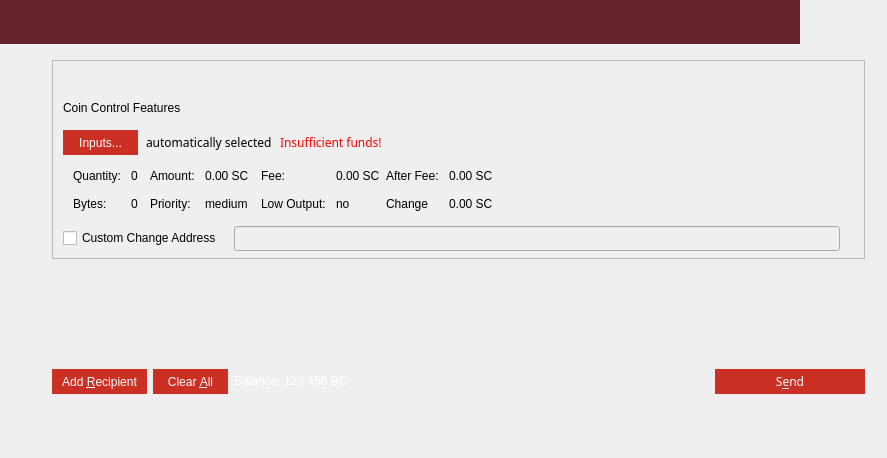
<?xml version="1.0" encoding="UTF-8"?>
<ui version="4.0">
 <class>SendCoinsDialog</class>
 <widget class="QDialog" name="SendCoinsDialog">
  <property name="geometry">
   <rect>
    <x>0</x>
    <y>0</y>
    <width>887</width>
    <height>458</height>
   </rect>
  </property>
  <property name="windowTitle">
   <string>Send Coins</string>
  </property>
  <property name="styleSheet">
   <string notr="true">font-family:Proxima Nova Rg;</string>
  </property>
  <layout class="QVBoxLayout" name="verticalLayout" stretch="0,0">
   <property name="leftMargin">
    <number>0</number>
   </property>
   <property name="topMargin">
    <number>0</number>
   </property>
   <property name="rightMargin">
    <number>0</number>
   </property>
   <property name="bottomMargin">
    <number>8</number>
   </property>
   <item>
    <widget class="QFrame" name="verticalFrame">
     <property name="minimumSize">
      <size>
       <width>800</width>
       <height>44</height>
      </size>
     </property>
     <property name="maximumSize">
      <size>
       <width>800</width>
       <height>44</height>
      </size>
     </property>
     <property name="styleSheet">
      <string notr="true">background:#68222c;sss</string>
     </property>
     <layout class="QVBoxLayout" name="verticalLayout_9"/>
    </widget>
   </item>
   <item>
    <layout class="QVBoxLayout" name="verticalLayout_10">
     <property name="leftMargin">
      <number>52</number>
     </property>
     <property name="topMargin">
      <number>10</number>
     </property>
     <property name="rightMargin">
      <number>22</number>
     </property>
     <item>
      <widget class="QFrame" name="frameCoinControl">
       <property name="sizePolicy">
        <sizepolicy hsizetype="Expanding" vsizetype="Expanding">
         <horstretch>0</horstretch>
         <verstretch>0</verstretch>
        </sizepolicy>
       </property>
       <property name="maximumSize">
        <size>
         <width>16777215</width>
         <height>16777215</height>
        </size>
       </property>
       <property name="styleSheet">
        <string notr="true"/>
       </property>
       <property name="frameShape">
        <enum>QFrame::StyledPanel</enum>
       </property>
       <property name="frameShadow">
        <enum>QFrame::Sunken</enum>
       </property>
       <layout class="QVBoxLayout" name="verticalLayoutCoinControl2">
        <property name="spacing">
         <number>7</number>
        </property>
        <property name="leftMargin">
         <number>0</number>
        </property>
        <property name="topMargin">
         <number>0</number>
        </property>
        <property name="rightMargin">
         <number>0</number>
        </property>
        <property name="bottomMargin">
         <number>6</number>
        </property>
        <item>
         <layout class="QVBoxLayout" name="verticalLayoutCoinControl" stretch="0,0,0,0,0,1">
          <property name="spacing">
           <number>0</number>
          </property>
          <property name="leftMargin">
           <number>10</number>
          </property>
          <property name="topMargin">
           <number>10</number>
          </property>
          <item>
           <widget class="QWidget" name="verticalWidget" native="true">
            <property name="minimumSize">
             <size>
              <width>0</width>
              <height>30</height>
             </size>
            </property>
            <layout class="QVBoxLayout" name="verticalLayout_8"/>
           </widget>
          </item>
          <item>
           <layout class="QHBoxLayout" name="horizontalLayoutCoinControl1">
            <property name="bottomMargin">
             <number>15</number>
            </property>
            <item>
             <widget class="QLabel" name="labelCoinControlFeatures">
              <property name="sizePolicy">
               <sizepolicy hsizetype="Preferred" vsizetype="Maximum">
                <horstretch>0</horstretch>
                <verstretch>0</verstretch>
               </sizepolicy>
              </property>
              <property name="font">
               <font>
                <family>Segoe UI</family>
               </font>
              </property>
              <property name="styleSheet">
               <string notr="true">font-family: Segoe UI;</string>
              </property>
              <property name="text">
               <string>Coin Control Features</string>
              </property>
             </widget>
            </item>
           </layout>
          </item>
          <item>
           <layout class="QHBoxLayout" name="horizontalLayoutCoinControl2" stretch="0,0,0,0">
            <property name="spacing">
             <number>8</number>
            </property>
            <property name="bottomMargin">
             <number>10</number>
            </property>
            <item>
             <widget class="QPushButton" name="pushButtonCoinControl">
              <property name="minimumSize">
               <size>
                <width>75</width>
                <height>25</height>
               </size>
              </property>
              <property name="styleSheet">
               <string notr="true">border:0;color:white;background-color:#cc2f24;font-family: Segoe UI;</string>
              </property>
              <property name="text">
               <string>Inputs...</string>
              </property>
             </widget>
            </item>
            <item>
             <widget class="QLabel" name="labelCoinControlAutomaticallySelected">
              <property name="text">
               <string>automatically selected</string>
              </property>
              <property name="margin">
               <number>5</number>
              </property>
             </widget>
            </item>
            <item>
             <widget class="QLabel" name="labelCoinControlInsuffFunds">
              <property name="font">
               <font>
                <family>Proxima Nova Rg</family>
                <weight>50</weight>
                <bold>false</bold>
               </font>
              </property>
              <property name="styleSheet">
               <string notr="true">color:red;</string>
              </property>
              <property name="text">
               <string>Insufficient funds!</string>
              </property>
              <property name="margin">
               <number>5</number>
              </property>
             </widget>
            </item>
            <item>
             <spacer name="horizontalSpacerCoinControl">
              <property name="orientation">
               <enum>Qt::Horizontal</enum>
              </property>
              <property name="sizeHint" stdset="0">
               <size>
                <width>40</width>
                <height>1</height>
               </size>
              </property>
             </spacer>
            </item>
           </layout>
          </item>
          <item>
           <widget class="QWidget" name="widgetCoinControl" native="true">
            <property name="sizePolicy">
             <sizepolicy hsizetype="Preferred" vsizetype="Preferred">
              <horstretch>0</horstretch>
              <verstretch>0</verstretch>
             </sizepolicy>
            </property>
            <property name="minimumSize">
             <size>
              <width>0</width>
              <height>0</height>
             </size>
            </property>
            <property name="styleSheet">
             <string notr="true"/>
            </property>
            <layout class="QHBoxLayout" name="horizontalLayoutCoinControl5">
             <property name="leftMargin">
              <number>0</number>
             </property>
             <property name="topMargin">
              <number>0</number>
             </property>
             <property name="rightMargin">
              <number>0</number>
             </property>
             <property name="bottomMargin">
              <number>0</number>
             </property>
             <item>
              <layout class="QHBoxLayout" name="horizontalLayoutCoinControl3" stretch="0,0,0,1">
               <property name="spacing">
                <number>0</number>
               </property>
               <property name="topMargin">
                <number>0</number>
               </property>
               <property name="bottomMargin">
                <number>10</number>
               </property>
               <item>
                <layout class="QFormLayout" name="formLayoutCoinControl1">
                 <property name="horizontalSpacing">
                  <number>10</number>
                 </property>
                 <property name="verticalSpacing">
                  <number>14</number>
                 </property>
                 <property name="leftMargin">
                  <number>10</number>
                 </property>
                 <property name="topMargin">
                  <number>4</number>
                 </property>
                 <property name="rightMargin">
                  <number>6</number>
                 </property>
                 <item row="0" column="0">
                  <widget class="QLabel" name="labelCoinControlQuantityText">
                   <property name="styleSheet">
                    <string notr="true">font-family: Segoe UI;</string>
                   </property>
                   <property name="text">
                    <string>Quantity:</string>
                   </property>
                   <property name="margin">
                    <number>0</number>
                   </property>
                  </widget>
                 </item>
                 <item row="0" column="1">
                  <widget class="QLabel" name="labelCoinControlQuantity">
                   <property name="font">
                    <font>
                     <family>Segoe UI</family>
                    </font>
                   </property>
                   <property name="cursor">
                    <cursorShape>IBeamCursor</cursorShape>
                   </property>
                   <property name="contextMenuPolicy">
                    <enum>Qt::ActionsContextMenu</enum>
                   </property>
                   <property name="styleSheet">
                    <string notr="true">font-family: Segoe UI;</string>
                   </property>
                   <property name="text">
                    <string>0</string>
                   </property>
                   <property name="margin">
                    <number>0</number>
                   </property>
                   <property name="textInteractionFlags">
                    <set>Qt::LinksAccessibleByMouse|Qt::TextSelectableByKeyboard|Qt::TextSelectableByMouse</set>
                   </property>
                  </widget>
                 </item>
                 <item row="1" column="0">
                  <widget class="QLabel" name="labelCoinControlBytesText">
                   <property name="styleSheet">
                    <string notr="true">font-family: Segoe UI;</string>
                   </property>
                   <property name="text">
                    <string>Bytes:</string>
                   </property>
                  </widget>
                 </item>
                 <item row="1" column="1">
                  <widget class="QLabel" name="labelCoinControlBytes">
                   <property name="font">
                    <font>
                     <family>Segoe UI</family>
                    </font>
                   </property>
                   <property name="cursor">
                    <cursorShape>IBeamCursor</cursorShape>
                   </property>
                   <property name="contextMenuPolicy">
                    <enum>Qt::ActionsContextMenu</enum>
                   </property>
                   <property name="styleSheet">
                    <string notr="true">font-family: Segoe UI;</string>
                   </property>
                   <property name="text">
                    <string>0</string>
                   </property>
                   <property name="textInteractionFlags">
                    <set>Qt::LinksAccessibleByMouse|Qt::TextSelectableByKeyboard|Qt::TextSelectableByMouse</set>
                   </property>
                  </widget>
                 </item>
                </layout>
               </item>
               <item>
                <layout class="QFormLayout" name="formLayoutCoinControl2">
                 <property name="horizontalSpacing">
                  <number>10</number>
                 </property>
                 <property name="verticalSpacing">
                  <number>14</number>
                 </property>
                 <property name="leftMargin">
                  <number>6</number>
                 </property>
                 <property name="topMargin">
                  <number>4</number>
                 </property>
                 <property name="rightMargin">
                  <number>6</number>
                 </property>
                 <item row="0" column="0">
                  <widget class="QLabel" name="labelCoinControlAmountText">
                   <property name="styleSheet">
                    <string notr="true">font-family: Segoe UI;</string>
                   </property>
                   <property name="text">
                    <string>Amount:</string>
                   </property>
                   <property name="margin">
                    <number>0</number>
                   </property>
                  </widget>
                 </item>
                 <item row="0" column="1">
                  <widget class="QLabel" name="labelCoinControlAmount">
                   <property name="font">
                    <font>
                     <family>Segoe UI</family>
                    </font>
                   </property>
                   <property name="cursor">
                    <cursorShape>IBeamCursor</cursorShape>
                   </property>
                   <property name="contextMenuPolicy">
                    <enum>Qt::ActionsContextMenu</enum>
                   </property>
                   <property name="styleSheet">
                    <string notr="true">font-family: Segoe UI;</string>
                   </property>
                   <property name="text">
                    <string>0.00 SC</string>
                   </property>
                   <property name="textInteractionFlags">
                    <set>Qt::LinksAccessibleByMouse|Qt::TextSelectableByKeyboard|Qt::TextSelectableByMouse</set>
                   </property>
                  </widget>
                 </item>
                 <item row="1" column="0">
                  <widget class="QLabel" name="labelCoinControlPriorityText">
                   <property name="styleSheet">
                    <string notr="true">font-family: Segoe UI;</string>
                   </property>
                   <property name="text">
                    <string>Priority:</string>
                   </property>
                  </widget>
                 </item>
                 <item row="1" column="1">
                  <widget class="QLabel" name="labelCoinControlPriority">
                   <property name="font">
                    <font>
                     <family>Segoe UI</family>
                    </font>
                   </property>
                   <property name="cursor">
                    <cursorShape>IBeamCursor</cursorShape>
                   </property>
                   <property name="contextMenuPolicy">
                    <enum>Qt::ActionsContextMenu</enum>
                   </property>
                   <property name="styleSheet">
                    <string notr="true">font-family: Segoe UI;</string>
                   </property>
                   <property name="text">
                    <string>medium</string>
                   </property>
                   <property name="textInteractionFlags">
                    <set>Qt::LinksAccessibleByMouse|Qt::TextSelectableByKeyboard|Qt::TextSelectableByMouse</set>
                   </property>
                  </widget>
                 </item>
                </layout>
               </item>
               <item>
                <layout class="QFormLayout" name="formLayoutCoinControl3">
                 <property name="horizontalSpacing">
                  <number>10</number>
                 </property>
                 <property name="verticalSpacing">
                  <number>14</number>
                 </property>
                 <property name="leftMargin">
                  <number>6</number>
                 </property>
                 <property name="topMargin">
                  <number>4</number>
                 </property>
                 <property name="rightMargin">
                  <number>0</number>
                 </property>
                 <item row="0" column="0">
                  <widget class="QLabel" name="labelCoinControlFeeText">
                   <property name="styleSheet">
                    <string notr="true">font-family: Segoe UI;</string>
                   </property>
                   <property name="text">
                    <string>Fee:</string>
                   </property>
                   <property name="margin">
                    <number>0</number>
                   </property>
                  </widget>
                 </item>
                 <item row="0" column="1">
                  <widget class="QLabel" name="labelCoinControlFee">
                   <property name="font">
                    <font>
                     <family>Segoe UI</family>
                    </font>
                   </property>
                   <property name="cursor">
                    <cursorShape>IBeamCursor</cursorShape>
                   </property>
                   <property name="contextMenuPolicy">
                    <enum>Qt::ActionsContextMenu</enum>
                   </property>
                   <property name="styleSheet">
                    <string notr="true">font-family: Segoe UI;</string>
                   </property>
                   <property name="text">
                    <string>0.00 SC</string>
                   </property>
                   <property name="textInteractionFlags">
                    <set>Qt::LinksAccessibleByMouse|Qt::TextSelectableByKeyboard|Qt::TextSelectableByMouse</set>
                   </property>
                  </widget>
                 </item>
                 <item row="1" column="0">
                  <widget class="QLabel" name="labelCoinControlLowOutputText">
                   <property name="styleSheet">
                    <string notr="true">font-family: Segoe UI;</string>
                   </property>
                   <property name="text">
                    <string>Low Output:</string>
                   </property>
                  </widget>
                 </item>
                 <item row="1" column="1">
                  <widget class="QLabel" name="labelCoinControlLowOutput">
                   <property name="font">
                    <font>
                     <family>Segoe UI</family>
                    </font>
                   </property>
                   <property name="cursor">
                    <cursorShape>IBeamCursor</cursorShape>
                   </property>
                   <property name="contextMenuPolicy">
                    <enum>Qt::ActionsContextMenu</enum>
                   </property>
                   <property name="styleSheet">
                    <string notr="true">font-family: Segoe UI;</string>
                   </property>
                   <property name="text">
                    <string>no</string>
                   </property>
                   <property name="textInteractionFlags">
                    <set>Qt::LinksAccessibleByMouse|Qt::TextSelectableByKeyboard|Qt::TextSelectableByMouse</set>
                   </property>
                  </widget>
                 </item>
                </layout>
               </item>
               <item>
                <layout class="QFormLayout" name="formLayoutCoinControl4">
                 <property name="horizontalSpacing">
                  <number>10</number>
                 </property>
                 <property name="verticalSpacing">
                  <number>14</number>
                 </property>
                 <property name="leftMargin">
                  <number>6</number>
                 </property>
                 <property name="topMargin">
                  <number>4</number>
                 </property>
                 <property name="rightMargin">
                  <number>6</number>
                 </property>
                 <item row="0" column="0">
                  <widget class="QLabel" name="labelCoinControlAfterFeeText">
                   <property name="styleSheet">
                    <string notr="true">font-family: Segoe UI;</string>
                   </property>
                   <property name="text">
                    <string>After Fee:</string>
                   </property>
                   <property name="margin">
                    <number>0</number>
                   </property>
                  </widget>
                 </item>
                 <item row="0" column="1">
                  <widget class="QLabel" name="labelCoinControlAfterFee">
                   <property name="font">
                    <font>
                     <family>Segoe UI</family>
                    </font>
                   </property>
                   <property name="cursor">
                    <cursorShape>IBeamCursor</cursorShape>
                   </property>
                   <property name="contextMenuPolicy">
                    <enum>Qt::ActionsContextMenu</enum>
                   </property>
                   <property name="styleSheet">
                    <string notr="true">font-family: Segoe UI;</string>
                   </property>
                   <property name="text">
                    <string>0.00 SC</string>
                   </property>
                   <property name="textInteractionFlags">
                    <set>Qt::LinksAccessibleByMouse|Qt::TextSelectableByKeyboard|Qt::TextSelectableByMouse</set>
                   </property>
                  </widget>
                 </item>
                 <item row="1" column="0">
                  <widget class="QLabel" name="labelCoinControlChangeText">
                   <property name="styleSheet">
                    <string notr="true">font-family: Segoe UI;</string>
                   </property>
                   <property name="text">
                    <string>Change</string>
                   </property>
                  </widget>
                 </item>
                 <item row="1" column="1">
                  <widget class="QLabel" name="labelCoinControlChange">
                   <property name="font">
                    <font>
                     <family>Segoe UI</family>
                    </font>
                   </property>
                   <property name="cursor">
                    <cursorShape>IBeamCursor</cursorShape>
                   </property>
                   <property name="contextMenuPolicy">
                    <enum>Qt::ActionsContextMenu</enum>
                   </property>
                   <property name="styleSheet">
                    <string notr="true">font-family: Segoe UI;</string>
                   </property>
                   <property name="text">
                    <string>0.00 SC</string>
                   </property>
                   <property name="textInteractionFlags">
                    <set>Qt::LinksAccessibleByMouse|Qt::TextSelectableByKeyboard|Qt::TextSelectableByMouse</set>
                   </property>
                  </widget>
                 </item>
                </layout>
               </item>
              </layout>
             </item>
            </layout>
           </widget>
          </item>
          <item>
           <layout class="QHBoxLayout" name="horizontalLayoutCoinControl4" stretch="0,0,0">
            <property name="spacing">
             <number>12</number>
            </property>
            <property name="sizeConstraint">
             <enum>QLayout::SetDefaultConstraint</enum>
            </property>
            <property name="topMargin">
             <number>5</number>
            </property>
            <property name="rightMargin">
             <number>5</number>
            </property>
            <item>
             <widget class="QCheckBox" name="checkBoxCoinControlChange">
              <property name="styleSheet">
               <string notr="true">font-family: Segoe UI;</string>
              </property>
              <property name="text">
               <string>Custom Change Address</string>
              </property>
             </widget>
            </item>
            <item>
             <widget class="QLineEdit" name="lineEditCoinControlChange">
              <property name="enabled">
               <bool>false</bool>
              </property>
              <property name="sizePolicy">
               <sizepolicy hsizetype="Expanding" vsizetype="Fixed">
                <horstretch>0</horstretch>
                <verstretch>0</verstretch>
               </sizepolicy>
              </property>
             </widget>
            </item>
            <item>
             <widget class="QLabel" name="labelCoinControlChangeLabel">
              <property name="sizePolicy">
               <sizepolicy hsizetype="Preferred" vsizetype="Expanding">
                <horstretch>0</horstretch>
                <verstretch>0</verstretch>
               </sizepolicy>
              </property>
              <property name="minimumSize">
               <size>
                <width>0</width>
                <height>0</height>
               </size>
              </property>
              <property name="text">
               <string/>
              </property>
              <property name="margin">
               <number>3</number>
              </property>
             </widget>
            </item>
           </layout>
          </item>
          <item>
           <spacer name="verticalSpacerCoinControl">
            <property name="orientation">
             <enum>Qt::Vertical</enum>
            </property>
            <property name="sizeHint" stdset="0">
             <size>
              <width>800</width>
              <height>1</height>
             </size>
            </property>
           </spacer>
          </item>
         </layout>
        </item>
       </layout>
      </widget>
     </item>
     <item>
      <spacer name="verticalSpacer_2">
       <property name="orientation">
        <enum>Qt::Vertical</enum>
       </property>
       <property name="sizeType">
        <enum>QSizePolicy::Fixed</enum>
       </property>
       <property name="sizeHint" stdset="0">
        <size>
         <width>20</width>
         <height>30</height>
        </size>
       </property>
      </spacer>
     </item>
     <item>
      <widget class="QScrollArea" name="scrollArea">
       <property name="frameShape">
        <enum>QFrame::NoFrame</enum>
       </property>
       <property name="frameShadow">
        <enum>QFrame::Plain</enum>
       </property>
       <property name="widgetResizable">
        <bool>true</bool>
       </property>
       <widget class="QWidget" name="scrollAreaWidgetContents">
        <property name="geometry">
         <rect>
          <x>0</x>
          <y>0</y>
          <width>813</width>
          <height>69</height>
         </rect>
        </property>
        <property name="sizePolicy">
         <sizepolicy hsizetype="Expanding" vsizetype="Expanding">
          <horstretch>0</horstretch>
          <verstretch>0</verstretch>
         </sizepolicy>
        </property>
        <layout class="QVBoxLayout" name="verticalLayout_2">
         <property name="leftMargin">
          <number>0</number>
         </property>
         <property name="topMargin">
          <number>0</number>
         </property>
         <property name="rightMargin">
          <number>0</number>
         </property>
         <property name="bottomMargin">
          <number>0</number>
         </property>
         <item>
          <layout class="QVBoxLayout" name="entries">
           <property name="spacing">
            <number>6</number>
           </property>
           <property name="sizeConstraint">
            <enum>QLayout::SetNoConstraint</enum>
           </property>
          </layout>
         </item>
        </layout>
       </widget>
      </widget>
     </item>
     <item>
      <layout class="QHBoxLayout" name="horizontalLayout">
       <item>
        <widget class="QPushButton" name="addButton">
         <property name="minimumSize">
          <size>
           <width>95</width>
           <height>25</height>
          </size>
         </property>
         <property name="toolTip">
          <string>Send to multiple recipients at once</string>
         </property>
         <property name="styleSheet">
          <string notr="true">border:0;color:white;background-color:#cc2f24;font-family: Segoe UI;</string>
         </property>
         <property name="text">
          <string>Add &amp;Recipient</string>
         </property>
         <property name="autoDefault">
          <bool>false</bool>
         </property>
        </widget>
       </item>
       <item>
        <widget class="QPushButton" name="clearButton">
         <property name="sizePolicy">
          <sizepolicy hsizetype="Minimum" vsizetype="Fixed">
           <horstretch>0</horstretch>
           <verstretch>0</verstretch>
          </sizepolicy>
         </property>
         <property name="minimumSize">
          <size>
           <width>75</width>
           <height>25</height>
          </size>
         </property>
         <property name="toolTip">
          <string>Remove all transaction fields</string>
         </property>
         <property name="styleSheet">
          <string notr="true">border:0;color:white;background-color:#cc2f24;font-family: Segoe UI;</string>
         </property>
         <property name="text">
          <string>Clear &amp;All</string>
         </property>
         <property name="autoRepeatDelay">
          <number>300</number>
         </property>
         <property name="autoDefault">
          <bool>false</bool>
         </property>
        </widget>
       </item>
       <item>
        <layout class="QHBoxLayout" name="horizontalLayout_2">
         <property name="spacing">
          <number>3</number>
         </property>
         <item>
          <widget class="QLabel" name="label">
           <property name="sizePolicy">
            <sizepolicy hsizetype="Preferred" vsizetype="Fixed">
             <horstretch>0</horstretch>
             <verstretch>0</verstretch>
            </sizepolicy>
           </property>
           <property name="styleSheet">
            <string notr="true">font-family: Segoe UI;color:white;</string>
           </property>
           <property name="text">
            <string>Balance:</string>
           </property>
          </widget>
         </item>
         <item>
          <widget class="QLabel" name="labelBalance">
           <property name="sizePolicy">
            <sizepolicy hsizetype="Preferred" vsizetype="Fixed">
             <horstretch>0</horstretch>
             <verstretch>0</verstretch>
            </sizepolicy>
           </property>
           <property name="cursor">
            <cursorShape>IBeamCursor</cursorShape>
           </property>
           <property name="styleSheet">
            <string notr="true">font-family: Segoe UI;color:white;</string>
           </property>
           <property name="text">
            <string>123.456 BC</string>
           </property>
           <property name="textInteractionFlags">
            <set>Qt::LinksAccessibleByMouse|Qt::TextSelectableByKeyboard|Qt::TextSelectableByMouse</set>
           </property>
          </widget>
         </item>
        </layout>
       </item>
       <item>
        <spacer name="horizontalSpacer">
         <property name="orientation">
          <enum>Qt::Horizontal</enum>
         </property>
         <property name="sizeHint" stdset="0">
          <size>
           <width>40</width>
           <height>20</height>
          </size>
         </property>
        </spacer>
       </item>
       <item>
        <widget class="QPushButton" name="sendButton">
         <property name="minimumSize">
          <size>
           <width>150</width>
           <height>25</height>
          </size>
         </property>
         <property name="toolTip">
          <string>Confirm the send action</string>
         </property>
         <property name="styleSheet">
          <string notr="true">border:0;color:white;background-color:#cc2f24;</string>
         </property>
         <property name="text">
          <string>S&amp;end</string>
         </property>
         <property name="default">
          <bool>true</bool>
         </property>
        </widget>
       </item>
      </layout>
     </item>
     <item>
      <spacer name="verticalSpacer">
       <property name="orientation">
        <enum>Qt::Vertical</enum>
       </property>
       <property name="sizeHint" stdset="0">
        <size>
         <width>20</width>
         <height>40</height>
        </size>
       </property>
      </spacer>
     </item>
    </layout>
   </item>
  </layout>
 </widget>
 <resources>
  <include location="../bitcoin.qrc"/>
 </resources>
 <connections/>
</ui>
